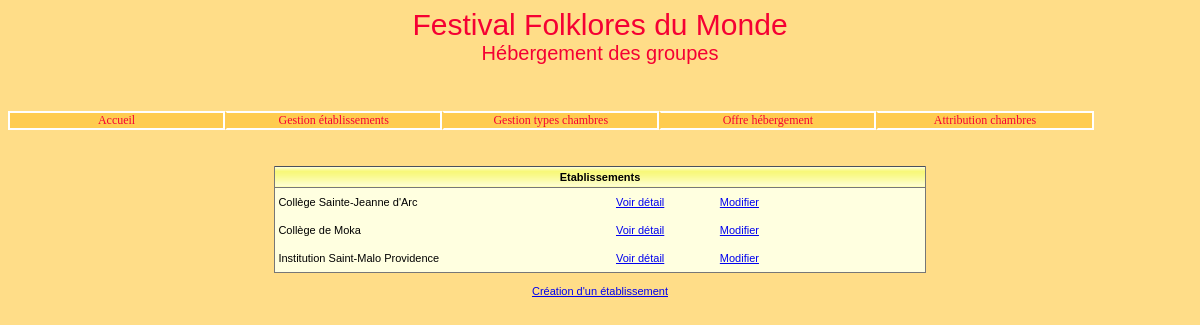
Page /index.php?uc=gestEtabs on the committed database.
### tables this page shows
CREATE TABLE IF NOT EXISTS `etablissement` (
  `id` char(8) NOT NULL,
  `nom` varchar(45) NOT NULL,
  `adresseRue` varchar(45) NOT NULL,
  `codePostal` char(5) NOT NULL,
  `ville` varchar(35) NOT NULL,
  `tel` varchar(13) NOT NULL,
  `adresseElectronique` varchar(70) DEFAULT NULL,
  `type` tinyint(4) NOT NULL,
  `civiliteResponsable` varchar(12) NOT NULL,
  `nomResponsable` varchar(25) NOT NULL,
  `prenomResponsable` varchar(25) DEFAULT NULL,
  PRIMARY KEY (`id`)
);

### modele/class.pdofestival.inc.php (called while the page is built, shortened)
<?php
class PdoFestival
{
    private static $serveur = 'mysql:host=localhost';
    private static $bdd = 'dbname=festival';
    private static $user = 'festival';
    private static $mdp = 'secret';
    private static $monPdo;
    private static $monPdoFestival = null;
    private function __construct()
    {
        PdoFestival::$monPdo = new PDO(
            PdoFestival::$serveur . ';' . PdoFestival::$bdd,
            PdoFestival::$user,
            PdoFestival::$mdp
        );
        PdoFestival::$monPdo->query('SET CHARACTER SET utf8');
    }
    public static function getPdoFestival()
    {
        if (PdoFestival::$monPdoFestival == null) {
            PdoFestival::$monPdoFestival = new PdoFestival();
        }
        return PdoFestival::$monPdoFestival;
    }
    public function obtenirReqIdNomEtablissements()
    {
        $requetePrepare = PdoFestival::$monPdo->prepare(
            'SELECT id, nom '
            . 'FROM Etablissement '
            . 'ORDER BY id'
        );
        $requetePrepare->execute();
        return $requetePrepare->fetchAll();
    }
    public function existeAttributionsEtab($id)
    {
        $requetePrepare = PdoFestival::$monPdo->prepare(
            'SELECT * FROM Attribution WHERE idEtab=:unId'
        );
        $requetePrepare->bindParam(':unId', $id, PDO::PARAM_STR);
        $requetePrepare->execute();
        return $requetePrepare->fetchAll();
    }
}

### vues/GestionEtablissements/v_ObtenirEtablissements.php (the view, shortened to what this page needs)
<br>
<table width='55%' cellspacing='0' cellpadding='0' class='tabNonQuadrille'>
    <tr class='enTeteTabNonQuad'>
        <td colspan='4'><strong>Etablissements</strong></td>
    </tr>
    <?php
    foreach ($lesEtabs as $unEtab) {
        $id = $unEtab['id'];
        $nom = $unEtab['nom'];
        ?>
        <tr class="ligneTabNonQuad">
            <td width="52%"><?= $nom ?></td>
            <td width="16%" align="center">
                <a href="?uc=gestEtabs&action=detailEtab&id=<?= $id ?>">Voir détail</a>
            </td>
            <td width="16%" align="center">
                <a href="?uc=gestEtabs&action=demanderModifierEtab&id=<?= $id ?>">Modifier</a>
            </td>
            <?php
            if (!$pdo->existeAttributionsEtab($id)) {
                ?>
                <td width="16%" align="center">
                    <a href="?uc=gestEtabs&action=demanderSupprimerEtab&id=<?= $id ?>">Supprimer</a></td>
                <?php
            } else {
                ?>
                <td width="16%">&nbsp; </td>
                <?php
            }
            ?>
        </tr>
        <?php
    }
    ?>
</table>
<br>
<a href="?uc=gestEtabs&action=demanderCreerEtab">
    Création d'un établissement</a >

### css/cssGeneral.css (style rules this page uses)
.basePage { background-color:#FFDD88; color:black; font:11px Arial, Helvetica, sans-serif; }
td,tr,div,p { font:11px Arial, Helvetica, sans-serif; }
table.tabNonQuadrille { background-color:#FFFFC0; color:black; border-bottom:1px solid #777777; border-right:1px solid #777777; border-left:1px solid #777777; border-top:1px #777777; }
tr.enTeteTabNonQuad td { background-image:url('../images/xpBarre.jpg'); background-color:#FFFFC0; color:black; height:21px; text-align:center; border-bottom:1px solid #777777; }
tr.ligneTabNonQuad td { background-color:#FFFFE0; color:black; text-align:left; height:28px; padding-left:3px; }

### rows in the picture
etablissement: nom "Collège Sainte-Jeanne d'Arc"
etablissement: nom "Collège de Moka"
etablissement: nom "Institution Saint-Malo Providence"

### other values in the picture
$nom "Accueil"
$nom "Gestion établissements Gestion types chambres Offre hébergement Attribution chambres"
